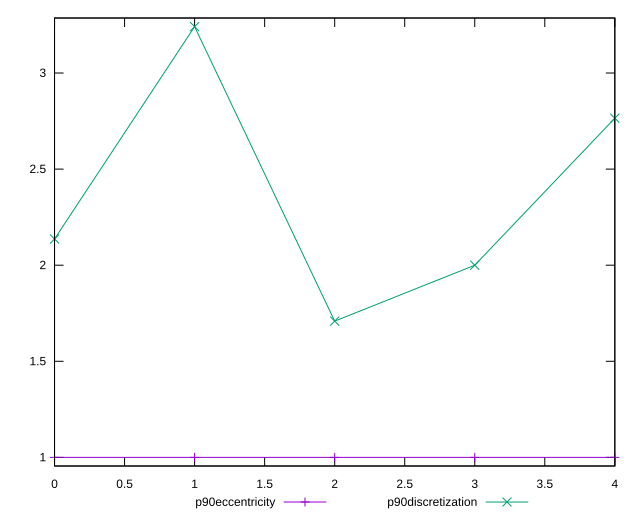

Write the gnuplot code that produced this figure.
reset

$p90Eccentricity <<EOF
0 0.9999999999999991
1 0.9999999999999976
2 1.0000000000000007
3 0.9999999999999997
4 1
EOF

$p90Discretization <<EOF
0 2.1363636363636362
1 3.2413793103448274
2 1.709090909090909
3 2
4 2.764705882352941
EOF

set key outside below
set xrange [0:4]
set yrange [0.9551724137931009:3.286206896551724]
set trange [0.9551724137931009:3.286206896551724]
set terminal svg size 640, 520 enhanced background rgb 'white'
set output "report_00015_2021-02-09T16-11-33.973Z/uses-http2/progression/eccentricity.svg"

plot $p90Eccentricity title "p90eccentricity" with linespoints, \
     $p90Discretization title "p90discretization" with linespoints

reset
